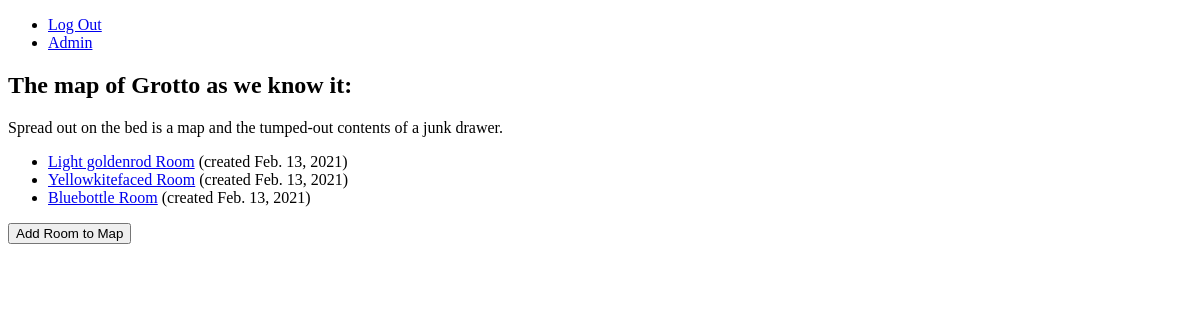
The app's page /rooms/ (signed in), older data.
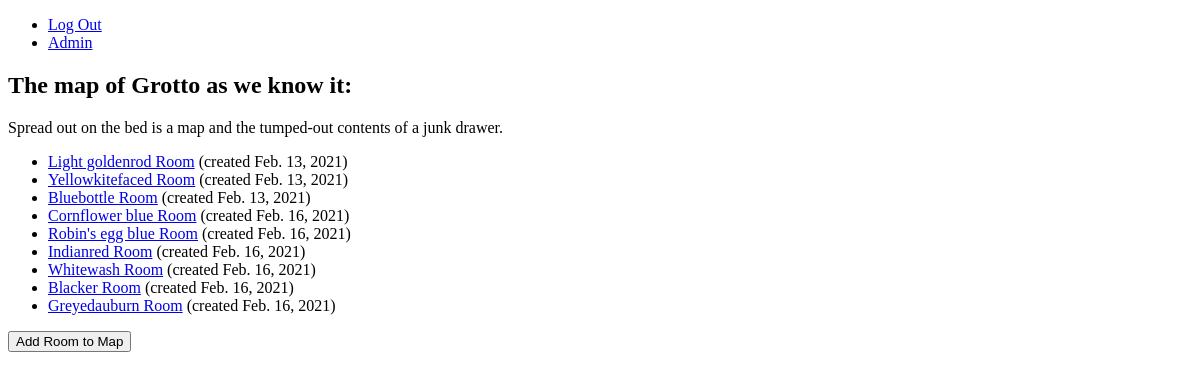
The same page, newer data.
### mapBuilder/models.py (models this page shows, shortened)
class Room(models.Model):
    name = models.CharField(max_length=200)
    url = models.URLField(max_length=200)
    exits = models.ManyToManyField('self', symmetrical=True)
    pub_date = models.DateTimeField(default=now,blank=True)
    description = models.CharField(max_length=600)
    colorName = models.CharField(max_length=200)
    status = models.CharField(max_length=200)
    colorHex = ColorField(default='#222222')
    colorSlug = models.SlugField(null=True)
    class Meta:
        unique_together = ["id", "url"]

### mapBuilder/views.py (the view, shortened to what this page needs)
# urls.py: path('', views.Index.as_view(), name='index'),
class Index(LoginRequiredMixin, ListView):
    template_name = 'mapBuilder/index.html'
    model = Room
    paginate_by = 25
    def get_context_data(self, **kwargs):
        context = super().get_context_data(**kwargs)
        context['now'] = timezone.now()
        return context

### templates/mapBuilder/index.html (shortened to what this page needs)
{% extends "base.html" %}
{% block content %}
    <h2>The map of <span class="yellow">Grotto</span> as we know it:</h2>
    <p>Spread out on the bed is a map and the tumped-out contents of a junk drawer.</p>
        <ul class="exits">
          {% for room in object_list %}
              <li><a href="{% url 'mapBuilder:room' room.colorSlug %}">{{ room.name }}</a> (created {{ room.pub_date|date }})</li>
          {% empty %}
              <li>No rooms yet.</li>
          {% endfor %}
          </ul>
        <form method="post">
          <button type="submit" name="generate_room">Add Room to Map</button>
        </form>
{% endblock %}

### Grotto/templates/base.html (shortened to what this page needs)
{% load static %}
{% load compress %}
<!DOCTYPE html>
<html>
  <head>
    {% compress css %}
    <link rel="stylesheet" type="text/x-scss" href="{% static '/main.scss' %}">
    {% endcompress %}
  </head>
  <body class="{% block body_class %}{% endblock %}" style="{% block body_style %}{% endblock %}">
    {% include "header.html" %}
    <div class="main">
      <section class='description'>
      {% block content %}
      {% endblock %}
      </section>
    </div>
    </body>
</html>

### Grotto/templates/header.html (shortened to what this page needs)
<header>
    <ul class="nav">
        <li><a href="#">Log Out</a></li>
        <li><a href="/admin/">Admin</a></li>
    </ul>
</header>

Row changes from the older to the newer data that the page shows:
added Room: name "Cornflower blue Room", pub_date "Feb. 16, 2021"
added Room: name "Robin's egg blue Room", pub_date "Feb. 16, 2021"
added Room: name "Indianred Room", pub_date "Feb. 16, 2021"
added Room: name "Whitewash Room", pub_date "Feb. 16, 2021"
added Room: name "Blacker Room", pub_date "Feb. 16, 2021"
added Room: name "Greyedauburn Room", pub_date "Feb. 16, 2021"
